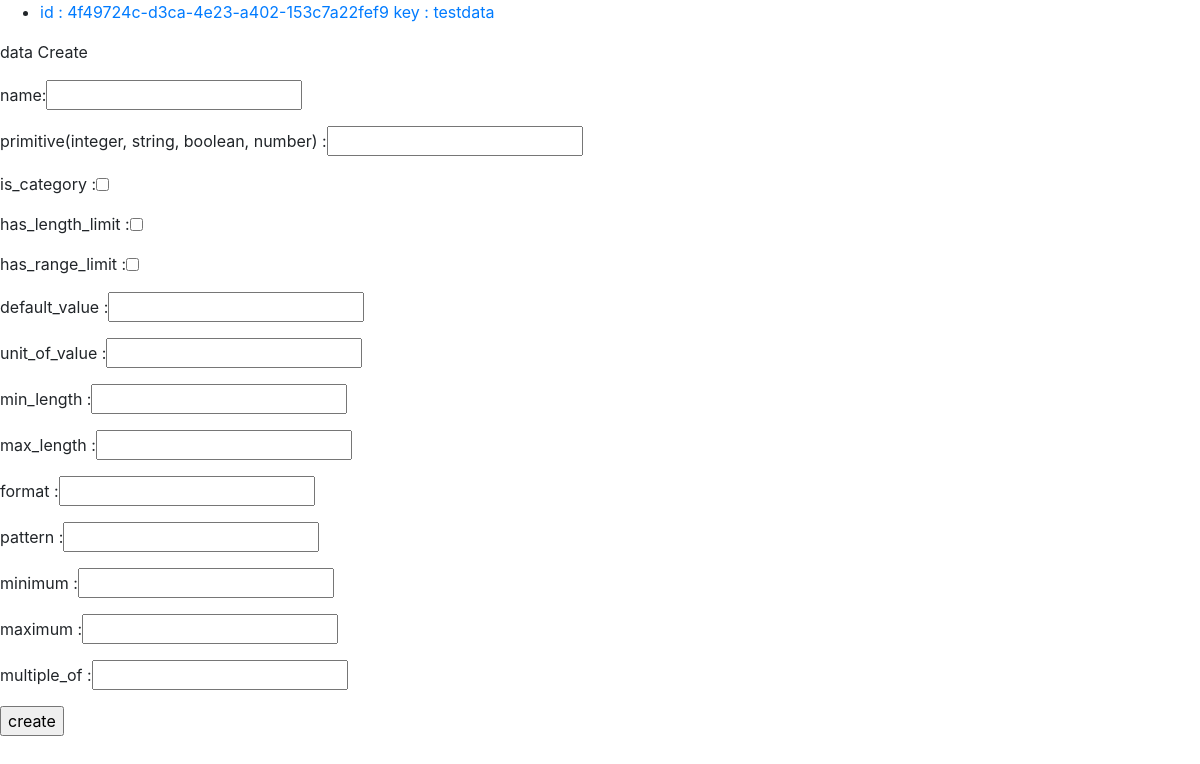
Before: /api/v1/data/ with the older database file.
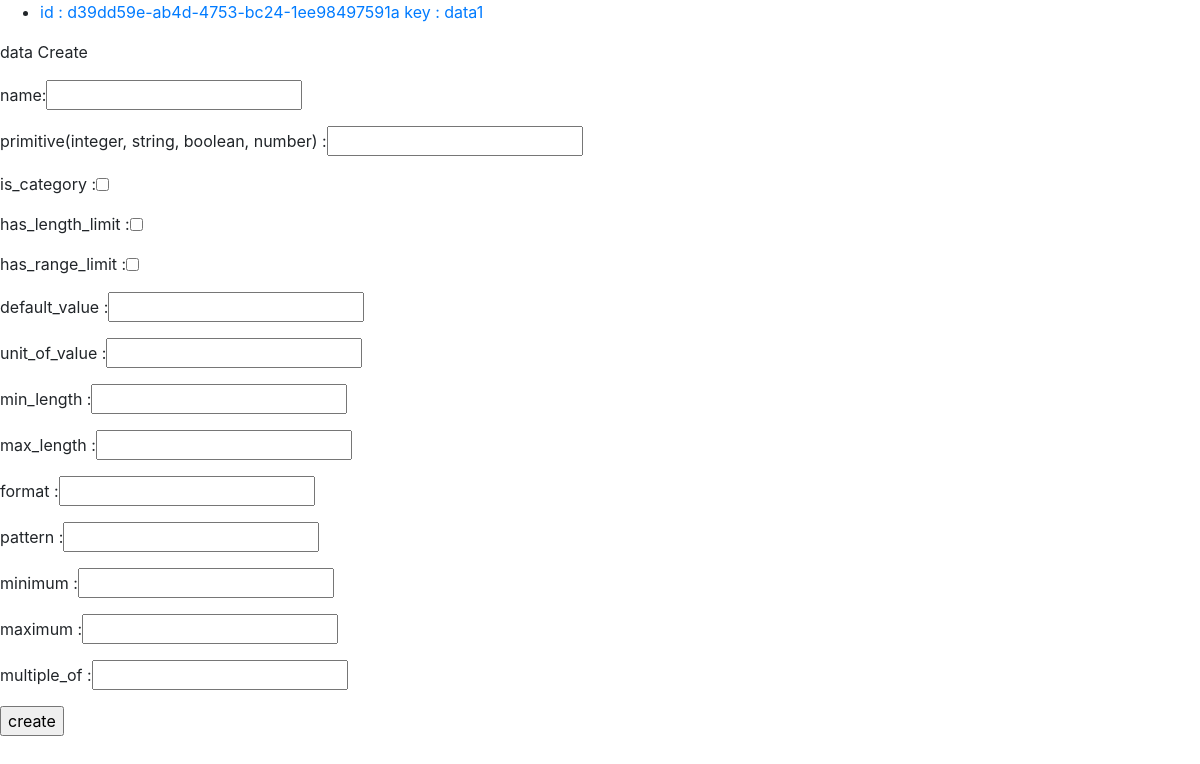
After: the same page with the newer database file.
### data/models.py (models this page shows)
class Data(models.Model):
    DATA_TYPE = [
        ('integer', 'integer'),
        ('string', 'string'),
        ('number', 'number'),
        ('boolean', 'boolean')
    ]
    id = models.CharField(max_length=36, primary_key=True, default=uuid.uuid4())
    name = models.CharField(max_length=50)
    primitive = models.CharField(max_length=7, choices=DATA_TYPE)
    is_category = models.BooleanField()
    has_length_limit = models.BooleanField(null=True)
    has_range_limit = models.BooleanField(null=True)
    default_value = models.TextField(null=True)
    unit_of_value = models.CharField(max_length=10)
    min_length = models.IntegerField(null=True)
    max_length= models.IntegerField(null=True)
    format = models.TextField(null=True)
    pattern = models.TextField(null=True)
    minimum = models.BigIntegerField(null=True)
    maximum = models.BigIntegerField(null=True)
    multiple_of = models.IntegerField(null=True)
    created_at = models.DateTimeField(auto_now_add= True)
    updated_at = models.DateTimeField(auto_now=True)

### data/views.py (the view, shortened to what this page needs)
# urls.py: path('', views.dataList),
@csrf_exempt
def dataList(request):
    if request.method == 'GET':
        data_list = Data.objects.all()
        context = {'list': data_list, 'category': 'data'}
        return render(request, 'list3.html', context)

### templates/list3.html
{% load static %}
<link rel="stylesheet" type="text/css" href="{% static 'bootstrap.min.css' %}">
{% if list %}
  <ul>
  {% for item in list %}
  <li><a href="{{ item.id }}/">id : {{ item.id }} key : {{ item.name }}</a></li>
  {% endfor %}
  </ul>
{% else %}
  <p>{{category}}가 없습니다.</p>
{% endif %}
<form method = "POST">
    <div class = "form-inline form-group">
        <label>{{ category }} Create</label>
    </div>
    <div class = "form-inline form-group">
        <label>name: </label><label>
        <input name="name" type="text"  >
    </label>
    </div>
    <div class = "form-inline form-group">
        <label>primitive(integer, string, boolean, number) : </label><label>
        <input name="primitive" type="text"  >
    </label>
    </div>
    <div class = "form-inline form-group">
        <label>is_category : </label>
        <label>
            <input name="array[]" type="checkbox" value="category" >
        </label>
    </div>
    <div class = "form-inline form-group">
        <label>has_length_limit : </label>
        <label>
            <input name="array[]" type="checkbox" value="length" >
        </label>
    </div>
    <div class = "form-inline form-group">
        <label>has_range_limit : </label>
        <label>
            <input name="array[]" type="checkbox" value="range" >
        </label>
    </div>
    <div class = "form-inline form-group">
        <label>default_value : </label>
        <label>
            <input name="default_value" type="text">
        </label>
    </div>
    <div class = "form-inline form-group">
        <label>unit_of_value : </label>
        <label>
            <input name="unit_of_value" type="text">
        </label>
    </div>
        <div class = "form-inline form-group">
    <label>min_length : </label>
        <label>
            <input name="min_length" type="number">
        </label>
    </div>
    <div class = "form-inline form-group">
        <label>max_length : </label>
        <label>
            <input name="max_length" type="number">
        </label>
    </div>
    <div class = "form-inline form-group">
        <label>format : </label>
        <label>
            <input name="format" type="text">
        </label>
    </div>
    <div class = "form-inline form-group">
        <label>pattern : </label>
        <label>
            <input name="pattern" type="text">
        </label>
    </div>
    <div class = "form-inline form-group">
        <label>minimum : </label>
        <label>
            <input name="minimum" type="number">
        </label>
    </div>
        <div class = "form-inline form-group">
        <label>maximum : </label>
        <label>
            <input name="maximum" type="number">
        </label>
    </div>
    <div class = "form-inline form-group">
    <label>multiple_of : </label>
        <label>
            <input name="multiple_of" type="number">
        </label>
    </div>
    <input type="submit" value = "create">
</form>

Changed rows visible on the page:
removed Data: id "4f49724c-d3ca-4e23-a402-153c7a22fef9", name "testdata"
added Data: id "d39dd59e-ab4d-4753-bc24-1ee98497591a", name "data1"
